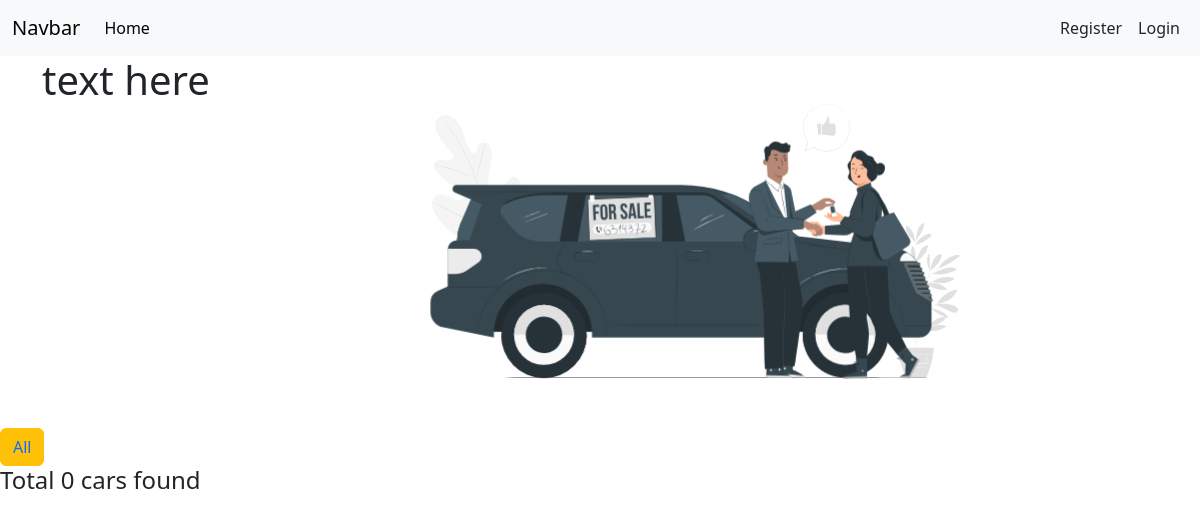
The app's page /, older data.
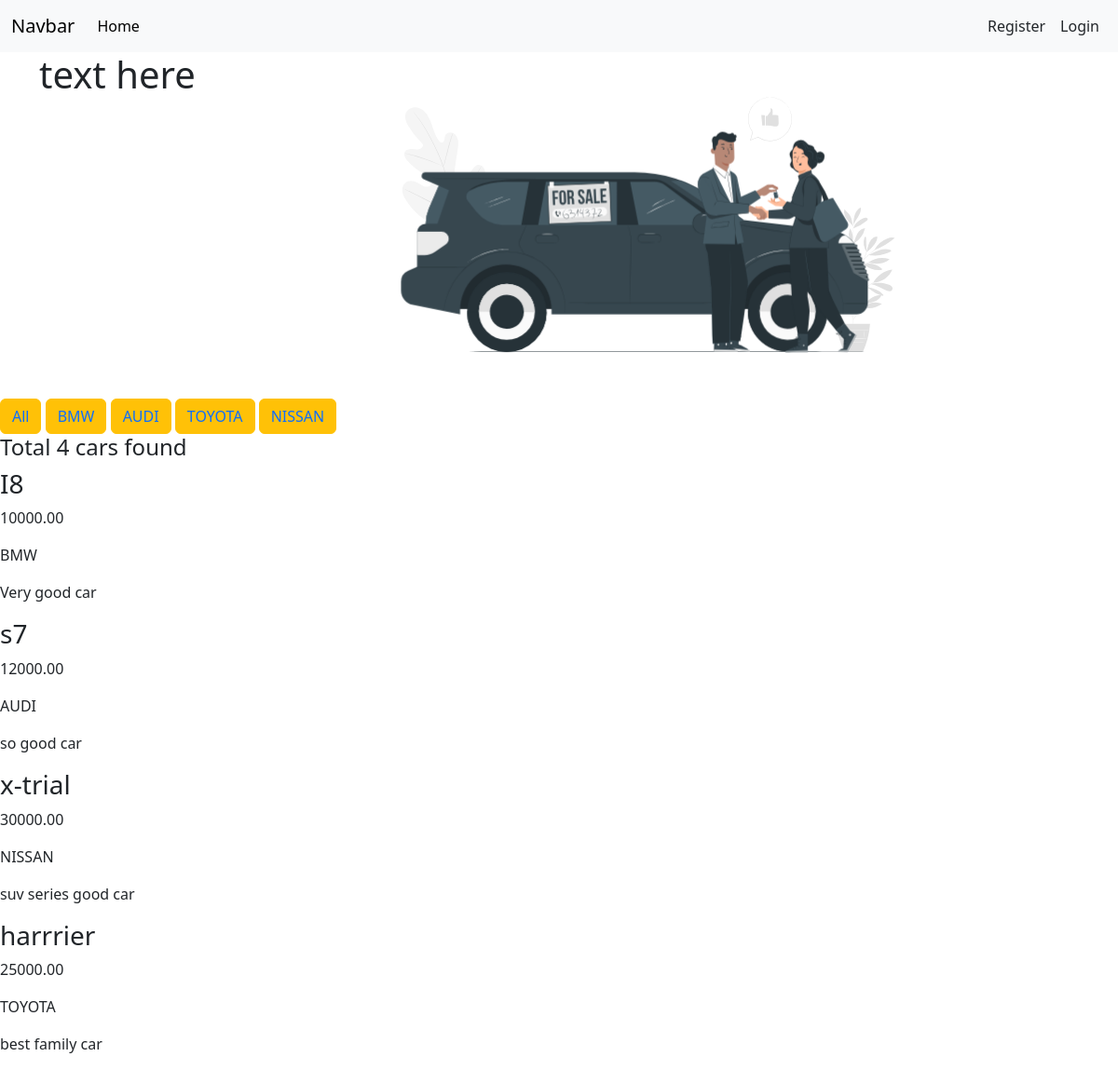
The same page, newer data.
### first_app/models.py (models this page shows, shortened)
class Brand(models.Model):
    name = models.CharField(max_length=50)
    slug = models.SlugField(max_length=50, unique=True, null=True, blank=True)
    def __str__(self):
        return self.name

class Car(models.Model):
    brand = models.ForeignKey(Brand,on_delete = models.CASCADE)
    name = models.CharField(max_length=100)
    description = models.TextField()
    quantity = models.IntegerField(default=0)
    price = models.DecimalField(max_digits=10, decimal_places=2)

### first_app/views.py (the view)
# urls.py: 2. Add a URL to urlpatterns:  path('', views.home, name='home')
def home(request, brand_slug = None):
    cars = Car.objects.all()
    if brand_slug is not None:
        brands = Brand.objects.get(slug = brand_slug)
        cars = Car.objects.filter(brand = brands)
    brands = Brand.objects.all()
    return render(request, 'home.html', {'brands': brands, 'cars': cars})

### templates/home.html (shortened to what this page needs)
{% extends "base.html" %}
{% block content %}
<div class="container d-flex">
    <div class='col-4'>
        <h1>text here</h1>
    </div>
    <div class='col-6'>
    </div>
</div>
<button type="button" class="btn btn-warning"><a href="{% url 'all_cars' %}" style="text-decoration: none;">All</a></button>
{% for brand in brands %}
<button type="button" class="btn btn-warning"><a href='{% url "brand" brand.slug %}' style="text-decoration: none;">{{brand}}</a> </button>
{% endfor %}
<h4>Total {{cars | length}} cars found</h4>
{% for car in cars %}
    <div>
        <h3>{{ car.name }}</h3>
        <p>{{ car.price }}</p>
        <p>{{ car.brand.name }}</p>
        <p>{{car.description}}</p>
    </div>
{% endfor %}
{% endblock content %}

### templates/base.html (shortened to what this page needs)
<!DOCTYPE html>
<html lang="en">
<head>
    <link href="https://cdn.jsdelivr.net/npm/bootstrap@5.3.2/dist/css/bootstrap.min.css" rel="stylesheet">
</head>
<body>
    <nav class="navbar navbar-expand-lg bg-body-tertiary">
        <div class="container-fluid">
          <a class="navbar-brand" href="#">Navbar</a>
          <div class="collapse navbar-collapse" id="navbarSupportedContent">
            <ul class="navbar-nav me-auto mb-2 mb-lg-0">
              <li class="nav-item">
                <a class="nav-link active" aria-current="page" href={% url "home" %}>Home</a>
              </li>
            </ul>
            <div class="d-flex">
                <ul class="navbar-nav me-auto mb-2 mb-lg-0">
                  {% if request.user.is_authenticated %}
                  <li class="nav-item">
                    <a class="nav-link btn btn-warning text-dark" href='{% url "register" %}'>Profile</a>
                  </li>
                  <li class="nav-item">
                    <a class="nav-link btn btn-primary text-dark" href='{% url "userLogout" %}'>Logout</a>
                  </li>
                  {% else %}
                    <li class="nav-item">
                        <a class="nav-link btn btn-warning text-dark" href='{% url "register" %}'>Register</a>
                      </li>
                      <li class="nav-item">
                        <a class="nav-link btn btn-primary text-dark" href='{% url "userLogin" %}'>Login</a>
                      </li>
                    {% endif %}
                </ul>
            </div>
          </div>
        </div>
      </nav>
      {% block content %}
      {% endblock content %}
</body>
</html>

Row changes from the older to the newer data that the page shows:
added Brand: name "BMW"
added Brand: name "AUDI"
added Brand: name "TOYOTA"
added Brand: name "NISSAN"
added Car: name "I8", price "10000.00", brand.name "BMW", description "Very good car"
added Car: name "s7", price "12000.00", brand.name "AUDI", description "so good car"
added Car: name "x-trial", price "30000.00", brand.name "NISSAN", description "suv series good car"
added Car: name "harrrier", price "25000.00", brand.name "TOYOTA", description "best family car"
Text that changed along with them:
{{ cars | length }}: "0" → "4"
